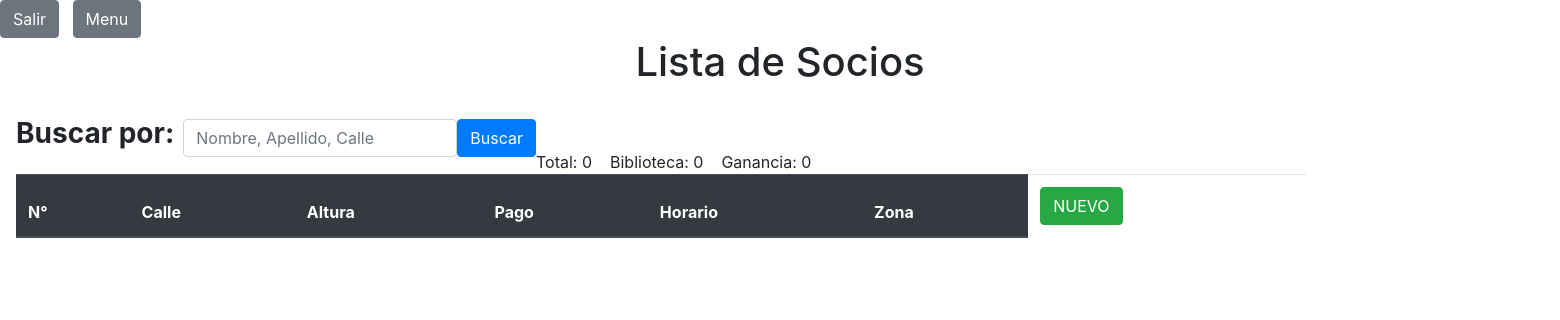
The page /vistas/home.php?termino=778 (signed in) on the database as committed earlier.
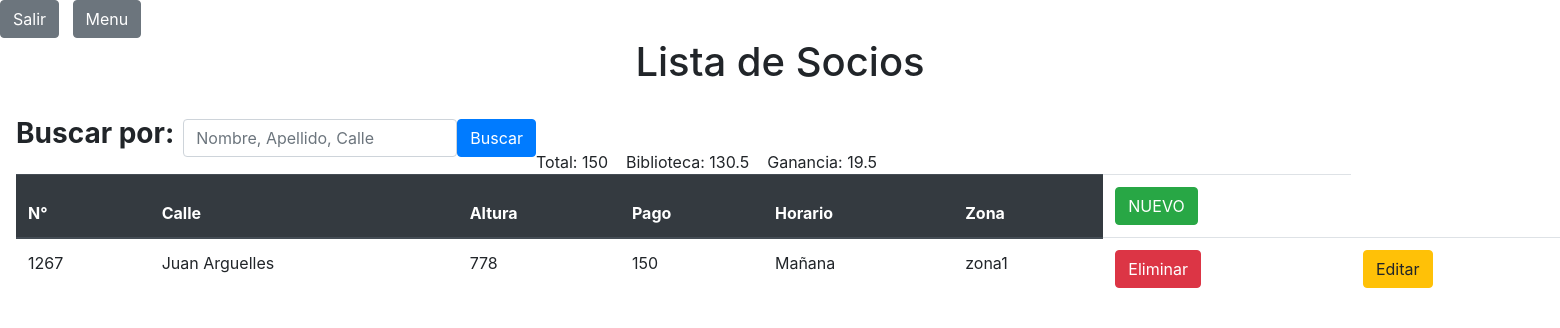
The same page on the database as committed later.
### tables this page shows
CREATE TABLE `tabla` (
  `Id` int(11) NOT NULL,
  `N°` int(11) NOT NULL,
  `Calle` int(11) NOT NULL,
  `Altura` int(11) NOT NULL,
  `Pago` int(11) NOT NULL,
  `Horario` varchar(50) NOT NULL,
  `Zona` varchar(10) NOT NULL
);

CREATE TABLE `calles` (
  `Id` int(11) NOT NULL,
  `Nombre` varchar(50) NOT NULL
);

### vistas/home.php (the view, shortened to what this page needs)
<!DOCTYPE html>
<html lang="es">
<head>
    <link rel="stylesheet" href="https://stackpath.bootstrapcdn.com/bootstrap/4.3.1/css/bootstrap.min.css">
</head>
<body>
    <a href="../include/closeSession.php"><button type='button' class='btn btn-secondary'>Salir</button></a>&nbsp;&nbsp;
    <a href='menu.php'> <button type='button' class='btn btn-secondary'>Menu</button></a>&nbsp;&nbsp;
    <blockquote class="blockquote text-center">
        <h1>Lista de Socios</h1>
    </blockquote>
    <form class="form-inline" >
        <div class="form-group mx-sm-3 mb-2">
        <h3><strong>Buscar por:</strong></h3>&nbsp;&nbsp;
        <input type="text" name="termino" class="form-control" id="inputPassword2" placeholder="Nombre, Apellido, Calle">
        <button type="submit" class="btn btn-primary">Buscar</button>
    </form>
    <br>
    <br>
    <?php
        include_once '../include/db.php';
        $sql = "SELECT T.*, C.Nombre FROM tabla T INNER JOIN calles C ON C.Id = T.Calle";
        if ((isset($_REQUEST["termino"]))) {
            $termino = $_REQUEST["termino"];
            $sql = "$sql WHERE (T.Altura LIKE '%$termino%') OR (T.Calle LIKE '%$termino%') OR (T.Horario LIKE '%$termino%') OR (C.Nombre LIKE '%$termino%') OR (T.N° LIKE '%$termino%') OR (T.Pago LIKE '%$termino%') OR (T.Zona LIKE '%$termino%')";
        }
        $consulta = $conexion->prepare($sql);
        $consulta->execute();
        $resultado = $consulta->fetchAll();
        $total=0;
        foreach ($resultado as $valor) {
            $total= $total+$valor["Pago"];
        }
        $biblioteca= ($total*87)/100;
        $ganancia=($total*13)/100;
        echo "Total: ".$total."&nbsp;&nbsp;&nbsp;&nbsp;";
        echo "Biblioteca: ".$biblioteca."&nbsp;&nbsp;&nbsp;&nbsp;";
        echo "Ganancia: ".$ganancia."<br>";
        echo "<table class='table'>";
            echo "<thead class='thead-dark'>";
                echo "<tr>";
                    echo "<th scope='col'>N°</th>";
                    echo "<th scope='col'>Calle</th>";
                    echo "<th scope='col'>Altura</th>";
                    echo "<th scope='col'>Pago</th>";
                    echo "<th scope='col'>Horario</th>";
                    echo "<th scope='col'>Zona</th>";
                    echo "<td scope='col'><a href='formulario.php'><button type='button' class='btn btn-success'>NUEVO</button></a></td>";
                echo "</tr>";
            echo "</thead>";
            foreach ($resultado as $registro) {
                echo "<thead class='thead-light' >";
                    echo "<tr>";
                        echo "<td scope='col'>".$registro['N°']."</td>";
                        echo "<td scope='col'>".$registro['Nombre']."</td>";
                        echo "<td scope='col'>".$registro['Altura']."</td>";
                        echo "<td scope='col'>".$registro['Pago']."</td>";
                        echo "<td scope='col'>".$registro['Horario']."</td>";
                        echo "<td scope='col'>".$registro['Zona']."</td>";
                        echo "<td scope='col'><a href='../eliminar.php?id=".$registro['Id']."'><button type='button' class='btn btn-danger'>Eliminar</button> </a></td>";
                        echo "<td scope='col'><a href='formularioEdicion.php?id=".$registro['Id']."'><button type='button' class='btn btn-warning'>Editar</button></a></td>";
                    echo "</tr>";
                echo "</thead>";
            }
        echo "</table>";
    ?>
</body>
</html>

Rows that differ between the two databases and show on the page:
added tabla: value "1267", calles.Nombre "Juan Arguelles", Altura "778", Pago "150", Horario "Mañana", Zona "zona1"
Other text that changed with them:
$total: "0" → "150"
$biblioteca: "0" → "130.5"
$ganancia: "0" → "19.5"
